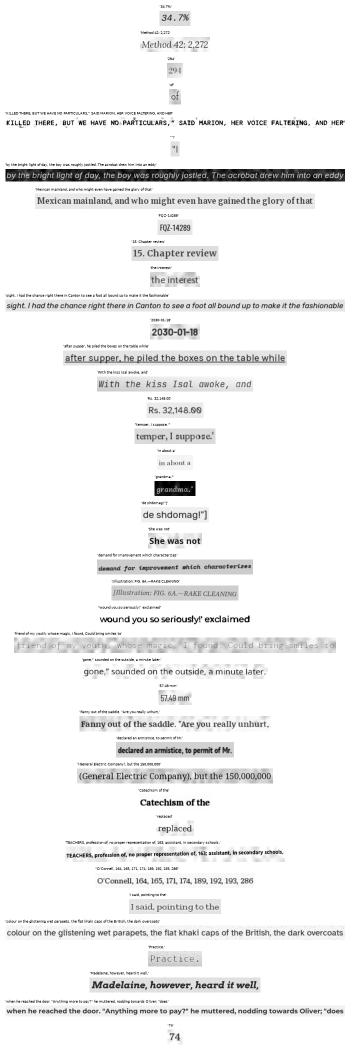
#> input picture reports/data_analysis/glyphsynth/samples.png, 700 x 2100 px (shown at 1/2 size); its folder holds only this picture in this run
$ python -i audit.py   (imports and definitions only)
#> lines starting #> are read from the running program, lines starting #| are printed output that depends on the picture
"""Data audit: per-line and per-image checks, image statistics, duplicate search.

Every problem becomes a `Flag` with a code from `FLAGS`, which fixes its severity and the default
decision. Nothing is dropped here; `scripts/audit_data.py` turns the flags into a report and a
versioned exclusion list (IMPLEMENTATION_PLAN Phase 3).
"""

from __future__ import annotations

import hashlib
import math
import unicodedata
from collections.abc import Iterable
from dataclasses import asdict, dataclass
from pathlib import Path
from typing import Any

import numpy as np
from PIL import Image

from glypharis.data.hiertext import ImageAnnotation, Line

# -------------------------------------------------------------------------------- thresholds


@dataclass(frozen=True)
class Thresholds:
    """Audit rules. Recorded verbatim in the quality report and the exclusion list."""

    coord_tolerance_px: float = 2.0  # vertices may sit this far outside the image
    min_inside_fraction: float = 0.5  # less of the line's bbox inside the image → exclude
    tiny_line_height_px: float = 4.0  # legible lines below this height are flagged (kept)
    extreme_line_aspect: float = 60.0  # width / height above this is flagged (kept)
    extreme_image_aspect: float = 4.0  # long / short image side above this is flagged (kept)
    stats_long_side: int = 1024  # image statistics are computed at this long side
    dhash_max_distance: int = 6  # near-duplicate: dHash AND pHash distances both within limits
    phash_max_distance: int = 10
    # Text-overlap leakage: two images in different splits that share many distinctive lines.
    text_min_chars: int = 5  # a distinctive line has at least this many characters ...
    text_min_letters: int = 3  # ... and at least this many letters
    text_max_images: int = 20  # lines found in more images are common phrases, not copies
    text_min_shared: int = 5  # flag a pair sharing at least this many distinctive lines ...
    text_min_overlap: float = 0.5  # ... covering this share of the smaller image's lines

    def to_dict(self) -> dict[str, Any]:
        return asdict(self)


# ------------------------------------------------------------------------------------ flags

EXCLUDE_IMAGE = "exclude image"
EXCLUDE_LINE = "exclude line"
EXCLUDE_LINE_REC = "exclude line from recognizer; don't-care for detector"
FIX_CLIP = "fix: clip to image in Phase 4"
FIX_NORMALISE = "fix: text normalisation in Phase 4"
KEEP = "keep"
EXCLUDE_LOWER = "exclude copy in lower-priority split (test > validation > train)"
EXCLUDE_EXTRA = "exclude extra copy (train only)"


@dataclass(frozen=True)
class FlagSpec:
    severity: str  # error | warning | info
    decision: str
    meaning: str


FLAGS: dict[str, FlagSpec] = {
    "missing_image": FlagSpec("error", EXCLUDE_IMAGE, "annotation without an image file"),
    "corrupt_image": FlagSpec("error", EXCLUDE_IMAGE, "image file cannot be decoded"),
    "size_mismatch": FlagSpec("error", EXCLUDE_IMAGE, "decoded size differs from annotated size"),
    "unannotated_image": FlagSpec("info", KEEP, "image file without an annotation record"),
    "exif_orientation": FlagSpec(
        "info", KEEP, "EXIF orientation tag set; boxes refer to stored pixels, so it is ignored"
    ),
    "extreme_image_aspect": FlagSpec("info", KEEP, "very elongated image"),
    "no_lines": FlagSpec("info", KEEP, "no text annotated (negative example for the detector)"),
    "bad_polygon": FlagSpec("error", EXCLUDE_LINE, "line polygon does not have 4 vertices"),
    "degenerate_box": FlagSpec("error", EXCLUDE_LINE, "line polygon area below 1 px²"),
    "mostly_outside": FlagSpec("error", EXCLUDE_LINE, "most of the line box is outside the image"),
    "out_of_range": FlagSpec("warning", FIX_CLIP, "vertices outside the image beyond tolerance"),
    "empty_text_legible": FlagSpec(
        "error", EXCLUDE_LINE_REC, "line marked legible but its text is empty"
    ),
    "invalid_unicode": FlagSpec(
        "warning", FIX_NORMALISE, "control, replacement, private-use or surrogate characters"
    ),
    "not_nfc": FlagSpec("info", FIX_NORMALISE, "text is not in Unicode NFC form"),
    "tiny_line": FlagSpec("info", KEEP, "legible line shorter than the tiny-height threshold"),
    "extreme_line_aspect": FlagSpec("info", KEEP, "line much longer than it is tall"),
    "word_text_mismatch": FlagSpec(
        "info", KEEP, "line text differs from its words joined by single spaces"
    ),
    "exact_duplicate_cross_split": FlagSpec(
        "error", EXCLUDE_LOWER, "byte-identical image in two splits"
    ),
    "near_duplicate_cross_split": FlagSpec(
        "error", EXCLUDE_LOWER, "perceptually near-identical image in two splits"
    ),
    "text_overlap_cross_split": FlagSpec(
        "error", EXCLUDE_LOWER, "images in two splits share many distinctive text lines"
    ),
    "exact_duplicate_within_split": FlagSpec(
        "warning", EXCLUDE_EXTRA, "byte-identical image twice in one split"
    ),
    "near_duplicate_within_split": FlagSpec(
        "info", KEEP, "perceptually near-identical images in one split"
    ),
}

SPLIT_PRIORITY = {"test": 3, "validation": 2, "train": 1}


@dataclass(frozen=True)
class Flag:
    code: str
    split: str
    image_id: str
    line_id: str = ""
    detail: str = ""

    @property
    def spec(self) -> FlagSpec:
        return FLAGS[self.code]

    # [10 lines left out: function to_row, not called in this run]


# ------------------------------------------------------------------------------- geometry


@dataclass(frozen=True)
class LineGeometry:
    width: float
    height: float
    angle_deg: float  # direction of the reading axis, (-180, 180]
    area: float
    inside_fraction: float  # share of the axis-aligned bbox inside the image


def _dist(a: tuple[float, float], b: tuple[float, float]) -> float:
    return math.hypot(b[0] - a[0], b[1] - a[1])


# [91 lines left out: functions polygon_area, line_geometry, invalid_unicode_chars, check_lines, check_line, not called in this run]


# --------------------------------------------------------------------------- image statistics

_DCT32: np.ndarray | None = None


def _dct_matrix(n: int = 32) -> np.ndarray:
    global _DCT32
    if _DCT32 is None:
        k = np.arange(n)[:, None]
        x = np.arange(n)[None, :]
        m = np.cos(np.pi * (2 * x + 1) * k / (2 * n)) * np.sqrt(2 / n)
        m[0] /= np.sqrt(2)
        _DCT32 = m
    return _DCT32


def _bits_to_int(bits: np.ndarray) -> int:
    value = 0
    for b in bits.ravel():
        value = (value << 1) | int(b)
    return value


def dhash(gray: Image.Image) -> int:
    """64-bit difference hash: horizontal gradient signs on a 9×8 thumbnail."""
    a = np.asarray(gray.resize((9, 8), Image.Resampling.BOX), dtype=np.float32)
    return _bits_to_int(a[:, 1:] > a[:, :-1])


def phash(gray: Image.Image) -> int:
    """64-bit perceptual hash: sign of the 8×8 low-frequency DCT block against its median."""
    a = np.asarray(gray.resize((32, 32), Image.Resampling.BOX), dtype=np.float64)
    c = _dct_matrix(32)
    d = (c @ a @ c.T)[:8, :8]
    flat = d.ravel()
    median = float(np.median(flat[1:]))  # ignore the DC term
    return _bits_to_int(d > median)


def laplacian_variance(a: np.ndarray) -> float:
    """Variance of the 4-neighbour Laplacian; low values mean blur. Expects a 2-D float array."""
    lap = a[1:-1, :-2] + a[1:-1, 2:] + a[:-2, 1:-1] + a[2:, 1:-1] - 4 * a[1:-1, 1:-1]
    return float(lap.var())


def image_stats(path: str, long_side: int = 1024) -> dict[str, Any]:
    """Decode one image and measure it. Never raises; failures come back as ``ok=False``."""
#> called with long_side = 1024
    out: dict[str, Any] = {"path": path, "ok": False}
    try:
        data = Path(path).read_bytes()
    except OSError as exc:
        out["error"] = f"read: {exc}"
        return out
    out["sha256"] = hashlib.sha256(data).hexdigest()
    out["bytes"] = len(data)
    try:
        with Image.open(path) as img:
#> img is the input picture: PIL image 700x2100 RGBA; mean R, G, B, A 241.6, 241.6, 241.6, 255
            w, h = img.size
#> w = 700; h = 2100
            out.update(width=w, height=h, mode=img.mode, format=img.format)
            try:
                out["exif_orientation"] = int(img.getexif().get(0x0112, 1))
            except Exception:
                out["exif_orientation"] = 1
            scale = max(w, h) / long_side
#> scale = 2.05
            if scale > 1 and img.format == "JPEG":
                img.draft("L", (max(1, int(w / scale)), max(1, int(h / scale))))
            gray = img.convert("L")
            gray.load()
    except Exception as exc:  # truncated, unsupported or corrupt
        out["error"] = f"decode: {type(exc).__name__}: {exc}"
        return out
    gw, gh = gray.size
#> gw = 700; gh = 2100
    if max(gw, gh) != long_side:
        f = long_side / max(gw, gh)
#> f = 0.488
        gray = gray.resize(
            (max(1, round(gw * f)), max(1, round(gh * f))), Image.Resampling.BILINEAR
        )
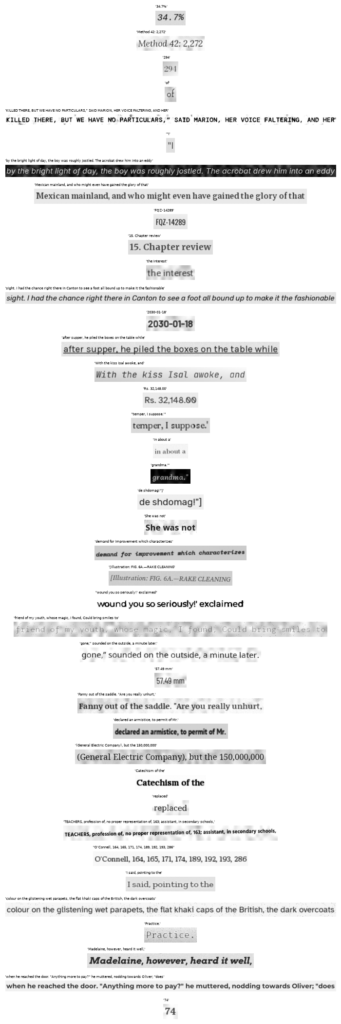
#> gray: PIL image 341x1024 L; min 0, max 255, mean 241.6
    a = np.asarray(gray, dtype=np.float32)
    out.update(
        ok=True,
        brightness=float(a.mean() / 255.0),
        contrast=float(a.std() / 255.0),
        blur_lapvar=laplacian_variance(a),
        dhash=dhash(gray),
        phash=phash(gray),
    )
#> in laplacian_variance, `lap = a[1:-1, :-2] + a[1:-1, 2:] + a[:-2, 1:-1] + a[2:, 1:-1] - 4 * a[..`:
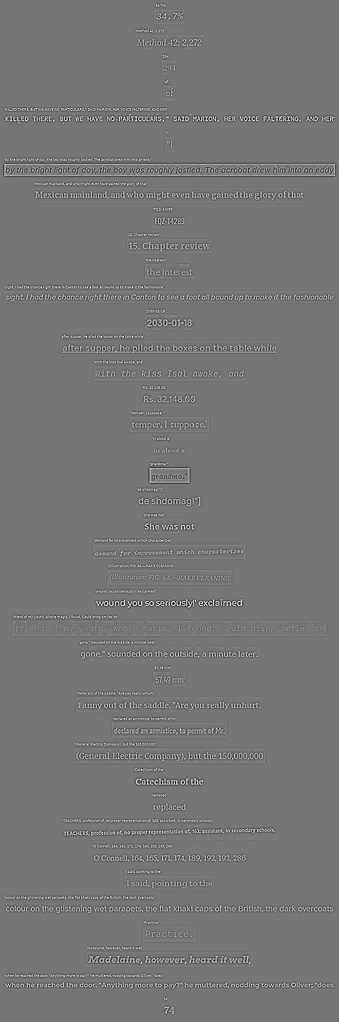
#> lap: shape (1022, 339) float32; min -375, max 432, mean 0; drawn with min black and max white
#> the loop in _bits_to_int, `for b in bits.ravel():` made 64 passes
#> (b, value) on passes 2 to 13: (False, 0), (False, 0), (False, 0), (True, 1), (True, 3), (False, 6), (True, 13), (False, 26), (False, 52), (False, 104), (False, 208), (True, 417)
#> after the loop in _bits_to_int, `for b in bits.ravel():`: value = 940987391610326799
#> in phash, `a = np.asarray(gray.resize((32, 32), Image.Resampling.BOX), dtype=np.f..`:
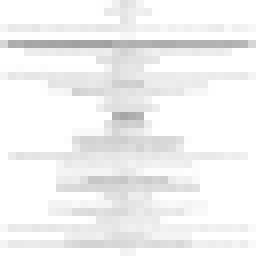
#> a: shape (32, 32) float64 (shown 8 times larger); min 162, max 255, mean 241.6
#> in phash, `flat = d.ravel()`: flat = 64 values, max 7731 at index 0, min -81.94 at index 18, mean 127.7
#> in phash, `median = float(np.median(flat[1:]))`: median = 0.698
#> the loop in _bits_to_int (call 2), `for b in bits.ravel():` made 64 passes
#> (b, value) on passes 2 to 13: (False, 2), (True, 5), (True, 11), (False, 22), (False, 44), (True, 89), (True, 179), (False, 358), (True, 717), (False, 1434), (False, 2868), (False, 5736)
    return out


# ------------------------------------------------------------------------------- duplicates


@dataclass(frozen=True)
class DuplicatePair:
    a: tuple[str, str]  # (split, image_id)
    b: tuple[str, str]
    exact: bool
    dhash_distance: int
    phash_distance: int


# [52 lines left out: functions find_duplicates, duplicate_flags, not called in this run]


# ----------------------------------------------------------------------------- text overlap


@dataclass(frozen=True)
class TextOverlapPair:
    a: tuple[str, str]
    b: tuple[str, str]
    shared: int
    overlap: float  # shared / size of the smaller image's distinctive-line set


# [72 lines left out: functions distinctive_lines, find_text_overlaps, text_overlap_flags, summarise, not called in this run]

>>> result = image_stats('../../reports/data_analysis/glyphsynth/samples.png')
#> result = 14 items
